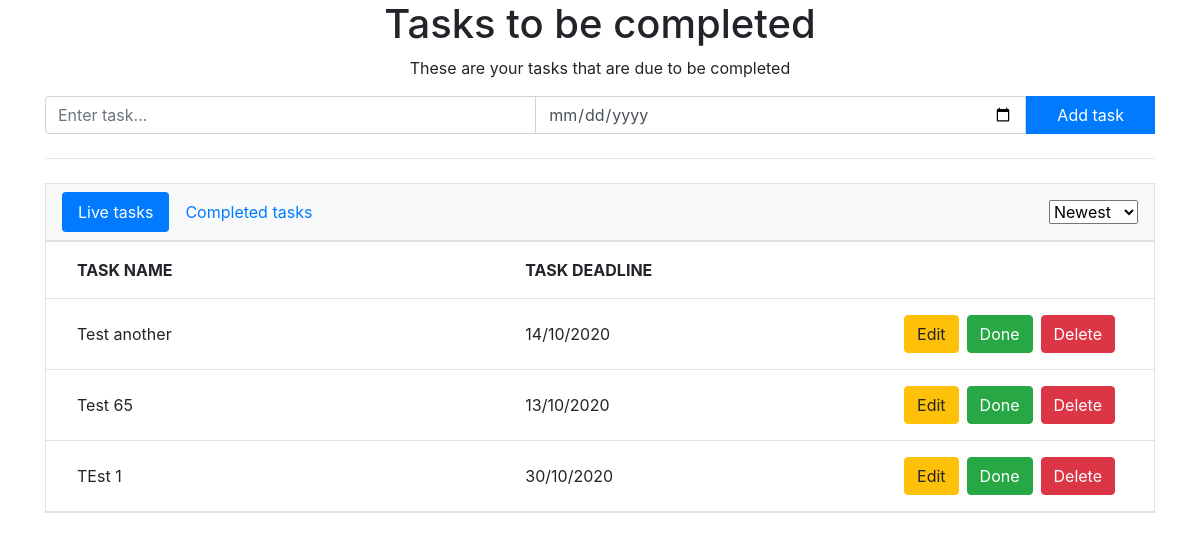
Before: / with the older database file.
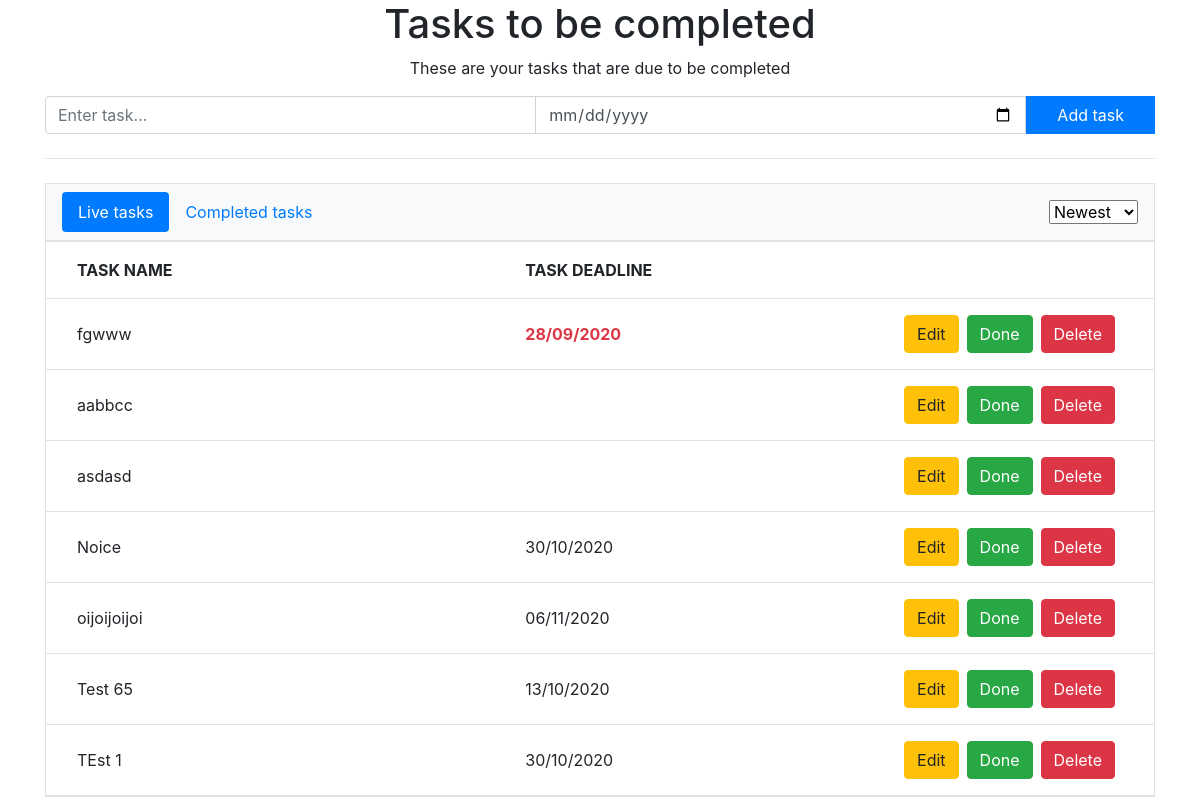
After: the same page with the newer database file.
### app.py (models this page shows)
class Task(db.Model):
    id = db.Column(db.Integer, primary_key=True)
    title = db.Column(db.String(100))
    completed = db.Column(db.Boolean)
    deadline = db.Column(db.DateTime)

### app.py (the view)
@app.route("/", methods=['GET', 'POST'])
def index():
    try:
        filter_task = request.form.get('filter-tasks')
        if filter_task == "Deadline":
            task_list = Task.query.order_by(Task.deadline).all()
        else:
            task_list = Task.query.order_by(Task.id.desc()).all()
    except:
        task_list = Task.query.order_by(Task.id.desc()).all()
    heading = "Tasks to be completed"
    page_description = "These are your tasks that are due to be completed"
    due_tasks = tasks_exist()
    print(datetime.now())
    return render_template("home.html", task_list=task_list, title="Tasks", heading=heading,
                           page_description=page_description, due_tasks=due_tasks, filter_select=filter_task,
                           overdue=check_overdue)

### app.py (called while the page is built)
@app.template_filter('formatdatetime')
def format_datetime(date, format="%d/%m/%Y"):
    if date is None:
        return ""
    try:
        return date.strftime(format)
    except:
        return ""

def tasks_exist():
    if Task.query.filter_by(completed=False).count() > 0:
        return True
    else:
        return False

def check_overdue(date):
    if date is not None:
        present = datetime.now()
        if date < present:
            return True
        else:
            return False

### templates/home.html
{% extends "layout.html" %}
{% block content %}
    {% if task_list|length > 0 and due_tasks == True %}
    <div class="row align-items-center border-bottom p-3">
        <div class="col-7 col-md-8 col-lg-5 text-uppercase font-weight-bold">Task name</div>
        <div class="col-5 col-md-4 col-lg-3 text-uppercase font-weight-bold">Task deadline</div>
    </div>
    {% for task in task_list %}
    {% if task.completed == False %}
    <div class="row align-items-center border-bottom p-3">
        <div class="col-7 col-md-8 col-lg-5">{{task.title}}</div>
        <div class="col-5 col-md-4 col-lg-3 {% if overdue(task.deadline) == True %}text-danger font-weight-bold{% endif %}">{{task.deadline|formatdatetime}}</div>
        <div class="col-auto col-md-12 col-lg-4 mt-3 mt-md-3 mt-lg-0">
            <a href="/delete/{{ task.id }}"><button class="btn btn-danger float-sm-left float-lg-right mr-md-2">Delete</button></a>
            <a href="/update/{{ task.id }}"><button class="btn btn-success float-sm-left float-lg-right mr-lg-2 mr-md-2">Done</button></a>
            <a href="/edit/{{ task.id }}"><button class="btn btn-warning float-sm-left float-lg-right mr-lg-2 mr-md-0">Edit</button></a>
        </div>
    </div>
    {% endif %}
    {% endfor %}
    {% else %}
    <p class="pt-3">There are no pending tasks</p>
    {% endif %}
{% endblock content %}

### templates/layout.html (shortened to what this page needs)
<!DOCTYPE html>
<html lang="en">
<head>
    <link rel= "stylesheet" type= "text/css" href= "{{ url_for('static',filename='styles/styles.css') }}">
    <link rel="stylesheet" href="https://stackpath.bootstrapcdn.com/bootstrap/4.5.2/css/bootstrap.min.css">
</head>
<body>
    <div class="container">
        <h1 class="text-center">{{ heading }}</h1>
        <p class="text-center">{{ page_description }}</p>
        <form action="/add" method="POST">
            <div class="input-group">
                <div class="input-group">
                    <input type="text" class="form-control input-lg" name="title" required placeholder="Enter task...">
                    <input class="form-control" name="deadline" type="date" placeholder="Enter task deadline...">
                    <button type="submit" class="btn btn-primary rounded-0">&nbsp;&nbsp;&nbsp;&nbsp;Add task&nbsp;&nbsp;&nbsp;&nbsp;</button>
                </div>
            </div>
        </form>
        <hr class="mt-4 mb-4">
        <nav class="navbar navbar-light bg-light justify-content-between border">
            <ul class="nav nav-pills">
                <li class="nav-item">
                    <a class="nav-link {% if request.path == '/' %}active{% endif %}" href="/">Live tasks</a>
                </li>
                <li class="nav-item">
                    <a class="nav-link {% if request.path == '/completed' %}active{% endif %}" href="/completed">Completed tasks</a>
                </li>
            </ul>
            {% if request.path == '/' %}
            <form class="form-inline" action="/" method="POST">
                <select class="browser-default" name="filter-tasks" onchange="this.form.submit()">
                    <option>Newest</option>
                </select>
            </form>
            {% endif %}
        </nav>
        <div class="container border">
            {% block content %}{% endblock %}
        </div>
    </div>
</body>
</html>

Changed rows visible on the page:
no longer on this page (row edited): Task: title "Test another", deadline "14/10/2020"
added Task: title "fgwww", deadline "28/09/2020"
added Task: title "aabbcc"
added Task: title "asdasd"
added Task: title "Noice", deadline "30/10/2020"
added Task: title "oijoijoijoi", deadline "06/11/2020"
